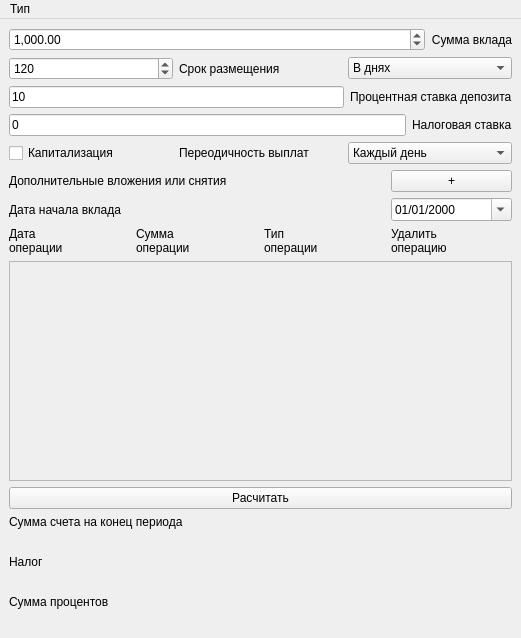
<?xml version="1.0" encoding="UTF-8"?>
<ui version="4.0">
 <class>depos_window_2</class>
 <widget class="QMainWindow" name="depos_window_2">
  <property name="geometry">
   <rect>
    <x>0</x>
    <y>0</y>
    <width>521</width>
    <height>638</height>
   </rect>
  </property>
  <property name="windowTitle">
   <string>Депозитный калькулятор</string>
  </property>
  <widget class="QWidget" name="centralwidget">
   <layout class="QVBoxLayout" name="verticalLayout_5">
    <item>
     <layout class="QVBoxLayout" name="verticalLayout_4">
      <item>
       <layout class="QHBoxLayout" name="horizontalLayout">
        <item>
         <widget class="QDoubleSpinBox" name="doubleSpinBox_summ">
          <property name="showGroupSeparator" stdset="0">
           <bool>true</bool>
          </property>
          <property name="maximum">
           <double>100000000000000007629769841091887003294964970946560.000000000000000</double>
          </property>
          <property name="singleStep">
           <double>0.010000000000000</double>
          </property>
          <property name="value">
           <double>1000.000000000000000</double>
          </property>
         </widget>
        </item>
        <item>
         <widget class="QLabel" name="label_summ">
          <property name="sizePolicy">
           <sizepolicy hsizetype="Maximum" vsizetype="Preferred">
            <horstretch>0</horstretch>
            <verstretch>0</verstretch>
           </sizepolicy>
          </property>
          <property name="text">
           <string>Сумма вклада</string>
          </property>
          <property name="alignment">
           <set>Qt::AlignRight|Qt::AlignTrailing|Qt::AlignVCenter</set>
          </property>
         </widget>
        </item>
       </layout>
      </item>
      <item>
       <layout class="QHBoxLayout" name="horizontalLayout_2">
        <item>
         <widget class="QSpinBox" name="spinBox_day">
          <property name="maximum">
           <number>999999999</number>
          </property>
          <property name="value">
           <number>120</number>
          </property>
         </widget>
        </item>
        <item>
         <widget class="QLabel" name="label_day">
          <property name="text">
           <string>Срок размещения</string>
          </property>
         </widget>
        </item>
        <item>
         <widget class="QComboBox" name="comboBox_period">
          <item>
           <property name="text">
            <string>В днях</string>
           </property>
          </item>
          <item>
           <property name="text">
            <string>В месяцах</string>
           </property>
          </item>
          <item>
           <property name="text">
            <string>В годах</string>
           </property>
          </item>
         </widget>
        </item>
       </layout>
      </item>
      <item>
       <layout class="QHBoxLayout" name="horizontalLayout_3">
        <item>
         <widget class="QLineEdit" name="line_proc">
          <property name="text">
           <string>10</string>
          </property>
         </widget>
        </item>
        <item>
         <widget class="QLabel" name="label_proc">
          <property name="text">
           <string>Процентная ставка депозита</string>
          </property>
         </widget>
        </item>
       </layout>
      </item>
      <item>
       <layout class="QHBoxLayout" name="horizontalLayout_4">
        <item>
         <widget class="QLineEdit" name="line_nalog">
          <property name="inputMethodHints">
           <set>Qt::ImhNone</set>
          </property>
          <property name="text">
           <string>0</string>
          </property>
         </widget>
        </item>
        <item>
         <widget class="QLabel" name="label_nalog">
          <property name="text">
           <string>Налоговая ставка</string>
          </property>
         </widget>
        </item>
       </layout>
      </item>
      <item>
       <layout class="QHBoxLayout" name="horizontalLayout_6">
        <item>
         <widget class="QCheckBox" name="capit_checkBox">
          <property name="text">
           <string>Капитализация</string>
          </property>
         </widget>
        </item>
        <item>
         <widget class="QLabel" name="label_11">
          <property name="text">
           <string>Переодичность выплат</string>
          </property>
         </widget>
        </item>
        <item>
         <widget class="QComboBox" name="comboBox">
          <item>
           <property name="text">
            <string>Каждый день</string>
           </property>
          </item>
          <item>
           <property name="text">
            <string>Каждую неделю</string>
           </property>
          </item>
          <item>
           <property name="text">
            <string>Каждый месяц</string>
           </property>
          </item>
          <item>
           <property name="text">
            <string>Каждый квартал</string>
           </property>
          </item>
          <item>
           <property name="text">
            <string>Каждый год</string>
           </property>
          </item>
          <item>
           <property name="text">
            <string>В конце периода</string>
           </property>
          </item>
         </widget>
        </item>
       </layout>
      </item>
     </layout>
    </item>
    <item>
     <layout class="QGridLayout" name="gridLayout">
      <item row="3" column="2">
       <widget class="QLabel" name="label_6">
        <property name="text">
         <string>Тип
операции</string>
        </property>
       </widget>
      </item>
      <item row="3" column="0">
       <widget class="QLabel" name="label_4">
        <property name="text">
         <string>Дата
операции</string>
        </property>
       </widget>
      </item>
      <item row="3" column="1">
       <widget class="QLabel" name="label_5">
        <property name="text">
         <string>Сумма
операции</string>
        </property>
       </widget>
      </item>
      <item row="3" column="3">
       <widget class="QLabel" name="label_7">
        <property name="text">
         <string>Удалить
операцию</string>
        </property>
       </widget>
      </item>
      <item row="0" column="3">
       <widget class="QPushButton" name="calc_pushButton_2">
        <property name="text">
         <string>+</string>
        </property>
       </widget>
      </item>
      <item row="1" column="3">
       <widget class="QDateEdit" name="start_dateEdit">
        <property name="displayFormat">
         <string>dd/MM/yyyy</string>
        </property>
        <property name="calendarPopup">
         <bool>true</bool>
        </property>
       </widget>
      </item>
      <item row="0" column="0" colspan="3">
       <widget class="QLabel" name="label_12">
        <property name="text">
         <string>Дополнительные вложения или снятия</string>
        </property>
       </widget>
      </item>
      <item row="1" column="0" colspan="3">
       <widget class="QLabel" name="start_date_lable">
        <property name="text">
         <string>Дата начала вклада</string>
        </property>
       </widget>
      </item>
     </layout>
    </item>
    <item>
     <widget class="QScrollArea" name="scrollArea">
      <property name="widgetResizable">
       <bool>true</bool>
      </property>
      <widget class="QWidget" name="scrollAreaWidgetContents">
       <property name="geometry">
        <rect>
         <x>0</x>
         <y>0</y>
         <width>495</width>
         <height>83</height>
        </rect>
       </property>
       <property name="sizePolicy">
        <sizepolicy hsizetype="Preferred" vsizetype="Expanding">
         <horstretch>0</horstretch>
         <verstretch>0</verstretch>
        </sizepolicy>
       </property>
       <property name="layoutDirection">
        <enum>Qt::LeftToRight</enum>
       </property>
      </widget>
     </widget>
    </item>
    <item>
     <widget class="QPushButton" name="calc_pushButton">
      <property name="text">
       <string>Расчитать</string>
      </property>
     </widget>
    </item>
    <item>
     <layout class="QVBoxLayout" name="verticalLayout_6">
      <item>
       <layout class="QVBoxLayout" name="verticalLayout_3">
        <item>
         <widget class="QLabel" name="label_3">
          <property name="text">
           <string>Сумма счета на конец периода</string>
          </property>
         </widget>
        </item>
        <item>
         <widget class="QLabel" name="label_summ_all_out">
          <property name="text">
           <string/>
          </property>
          <property name="scaledContents">
           <bool>false</bool>
          </property>
          <property name="textInteractionFlags">
           <set>Qt::LinksAccessibleByMouse|Qt::TextSelectableByMouse</set>
          </property>
         </widget>
        </item>
       </layout>
      </item>
      <item>
       <layout class="QVBoxLayout" name="verticalLayout_2">
        <property name="rightMargin">
         <number>40</number>
        </property>
        <item>
         <widget class="QLabel" name="label">
          <property name="text">
           <string>Налог</string>
          </property>
         </widget>
        </item>
        <item>
         <widget class="QLabel" name="label_nalog_out">
          <property name="text">
           <string/>
          </property>
          <property name="textInteractionFlags">
           <set>Qt::LinksAccessibleByMouse|Qt::TextSelectableByMouse</set>
          </property>
         </widget>
        </item>
       </layout>
      </item>
      <item>
       <layout class="QVBoxLayout" name="verticalLayout">
        <item>
         <widget class="QLabel" name="label_2">
          <property name="text">
           <string>Сумма процентов</string>
          </property>
         </widget>
        </item>
        <item>
         <widget class="QLabel" name="label_summ_out">
          <property name="text">
           <string/>
          </property>
          <property name="textInteractionFlags">
           <set>Qt::LinksAccessibleByMouse|Qt::TextSelectableByMouse</set>
          </property>
         </widget>
        </item>
       </layout>
      </item>
     </layout>
    </item>
   </layout>
  </widget>
  <widget class="QMenuBar" name="menubar">
   <property name="geometry">
    <rect>
     <x>0</x>
     <y>0</y>
     <width>521</width>
     <height>24</height>
    </rect>
   </property>
   <widget class="QMenu" name="menu">
    <property name="title">
     <string>Тип</string>
    </property>
    <addaction name="main_calc_buttom"/>
    <addaction name="Credit_calc_button"/>
    <addaction name="depos_calc_button"/>
   </widget>
   <addaction name="menu"/>
  </widget>
  <action name="main_calc_buttom">
   <property name="text">
    <string>Математический</string>
   </property>
  </action>
  <action name="Credit_calc_button">
   <property name="text">
    <string>Кредитный</string>
   </property>
  </action>
  <action name="depos_calc_button">
   <property name="text">
    <string>Депозитный</string>
   </property>
  </action>
 </widget>
 <resources/>
 <connections/>
</ui>
